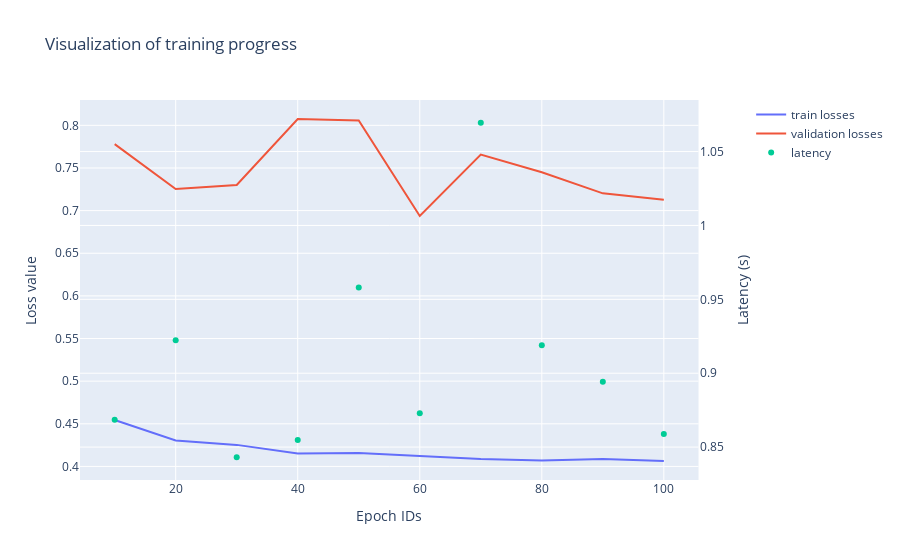

This figure's notebook cell:
### Markdown cell above
Get model information and track training progress.

### Code cell
import numpy as np
import pandas as pd
from plotly.subplots import make_subplots

model = ad_client.get_multivariate_model(trained_model_id)
current_epoch = 0 if len(model.model_info.diagnostics_info.model_state.epoch_ids) == 0 else model.model_info.diagnostics_info.model_state.epoch_ids[-1]
print(f"training progress: {current_epoch}/100.")
if model.model_info.status == "READY":
    model_state = model.model_info.diagnostics_info.model_state
    epoch_ids = model_state.epoch_ids
    train_losses = model_state.train_losses
    validation_losses = model_state.validation_losses
    latency = model_state.latencies_in_seconds
    loss_summary = pd.DataFrame({
        "epoch_id": epoch_ids, 
        "train_loss": train_losses, 
        "validation_loss": validation_losses,
        "latency": latency
    })
    display(loss_summary)
    fig = make_subplots(specs=[[{"secondary_y": True}]])
    fig.add_trace(go.Scatter(x=epoch_ids, y=train_losses, 
                             mode='lines',
                             name='train losses'))
    fig.add_trace(go.Scatter(x=epoch_ids, y=validation_losses,
                             mode='lines',
                             name='validation losses'))
    fig.add_trace(go.Scatter(x=epoch_ids, y=latency,
                             mode='markers', name='latency'),
                  secondary_y=True)
    fig.update_layout(
        title_text="Visualization of training progress"
    )
    fig.update_xaxes(title_text="Epoch IDs")

    # Set y-axes titles
    fig.update_yaxes(title_text="Loss value", secondary_y=False)
    fig.update_yaxes(title_text="Latency (s)", secondary_y=True)

    fig.show()

### Figure 1 — Plotly figure (JSON) as saved in the notebook; plotly's stock layout.template omitted (floating-point values rounded to 4 significant figures)
{"data": [{"mode": "lines", "name": "train losses", "type": "scatter", "x": [10, 20, 30, 40, 50, 60, 70, 80, 90, 100], "y": [0.4545, 0.4305, 0.4253, 0.4151, 0.4157, 0.4124, 0.4086, 0.4069, 0.4088, 0.4064]}, {"mode": "lines", "name": "validation losses", "type": "scatter", "x": [10, 20, 30, 40, 50, 60, 70, 80, 90, 100], "y": [0.778, 0.7254, 0.7301, 0.8074, 0.8056, 0.6937, 0.7657, 0.7449, 0.7202, 0.7129]}, {"mode": "markers", "name": "latency", "type": "scatter", "x": [10, 20, 30, 40, 50, 60, 70, 80, 90, 100], "xaxis": "x", "y": [0.8685, 0.9223, 0.8431, 0.8548, 0.958, 0.8728, 1.069, 0.9189, 0.8942, 0.8589], "yaxis": "y2"}], "layout": {"title": {"text": "Visualization of training progress"}, "xaxis": {"anchor": "y", "domain": [0, 0.94], "title": {"text": "Epoch IDs"}}, "yaxis": {"anchor": "x", "domain": [0, 1], "title": {"text": "Loss value"}}, "yaxis2": {"anchor": "x", "overlaying": "y", "side": "right", "title": {"text": "Latency (s)"}}}}
